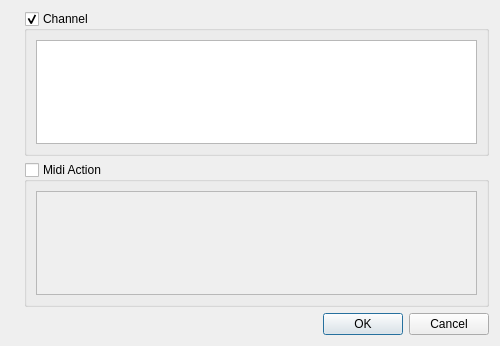
<?xml version="1.0" encoding="UTF-8"?>
<ui version="4.0">
 <class>ArticulationProperties</class>
 <widget class="QDialog" name="ArticulationProperties">
  <property name="geometry">
   <rect>
    <x>0</x>
    <y>0</y>
    <width>500</width>
    <height>346</height>
   </rect>
  </property>
  <property name="windowTitle">
   <string>MuseScore: Articulations Properties</string>
  </property>
  <layout class="QVBoxLayout" name="verticalLayout_4">
   <item>
    <layout class="QHBoxLayout" name="horizontalLayout">
     <item>
      <widget class="QLabel" name="label_3">
       <property name="sizePolicy">
        <sizepolicy hsizetype="Fixed" vsizetype="Ignored">
         <horstretch>0</horstretch>
         <verstretch>0</verstretch>
        </sizepolicy>
       </property>
       <property name="text">
        <string/>
       </property>
       <property name="pixmap">
        <pixmap resource="musescore.qrc">:/data/bg1.jpg</pixmap>
       </property>
      </widget>
     </item>
     <item>
      <layout class="QVBoxLayout" name="verticalLayout">
       <item>
        <widget class="QGroupBox" name="channelChange">
         <property name="title">
          <string>Channel</string>
         </property>
         <property name="flat">
          <bool>false</bool>
         </property>
         <property name="checkable">
          <bool>true</bool>
         </property>
         <layout class="QVBoxLayout" name="verticalLayout_2">
          <item>
           <widget class="QListWidget" name="channelList"/>
          </item>
         </layout>
        </widget>
       </item>
       <item>
        <widget class="QGroupBox" name="midiAction">
         <property name="title">
          <string>Midi Action</string>
         </property>
         <property name="flat">
          <bool>false</bool>
         </property>
         <property name="checkable">
          <bool>true</bool>
         </property>
         <property name="checked">
          <bool>false</bool>
         </property>
         <layout class="QVBoxLayout" name="verticalLayout_3">
          <item>
           <widget class="QListWidget" name="midiActionList"/>
          </item>
         </layout>
        </widget>
       </item>
       <item>
        <widget class="QDialogButtonBox" name="buttonBox">
         <property name="orientation">
          <enum>Qt::Horizontal</enum>
         </property>
         <property name="standardButtons">
          <set>QDialogButtonBox::Cancel|QDialogButtonBox::Ok</set>
         </property>
        </widget>
       </item>
      </layout>
     </item>
    </layout>
   </item>
  </layout>
 </widget>
 <resources>
  <include location="musescore.qrc"/>
 </resources>
 <connections>
  <connection>
   <sender>buttonBox</sender>
   <signal>accepted()</signal>
   <receiver>ArticulationProperties</receiver>
   <slot>accept()</slot>
   <hints>
    <hint type="sourcelabel">
     <x>248</x>
     <y>254</y>
    </hint>
    <hint type="destinationlabel">
     <x>157</x>
     <y>274</y>
    </hint>
   </hints>
  </connection>
  <connection>
   <sender>buttonBox</sender>
   <signal>rejected()</signal>
   <receiver>ArticulationProperties</receiver>
   <slot>reject()</slot>
   <hints>
    <hint type="sourcelabel">
     <x>316</x>
     <y>260</y>
    </hint>
    <hint type="destinationlabel">
     <x>286</x>
     <y>274</y>
    </hint>
   </hints>
  </connection>
 </connections>
</ui>
